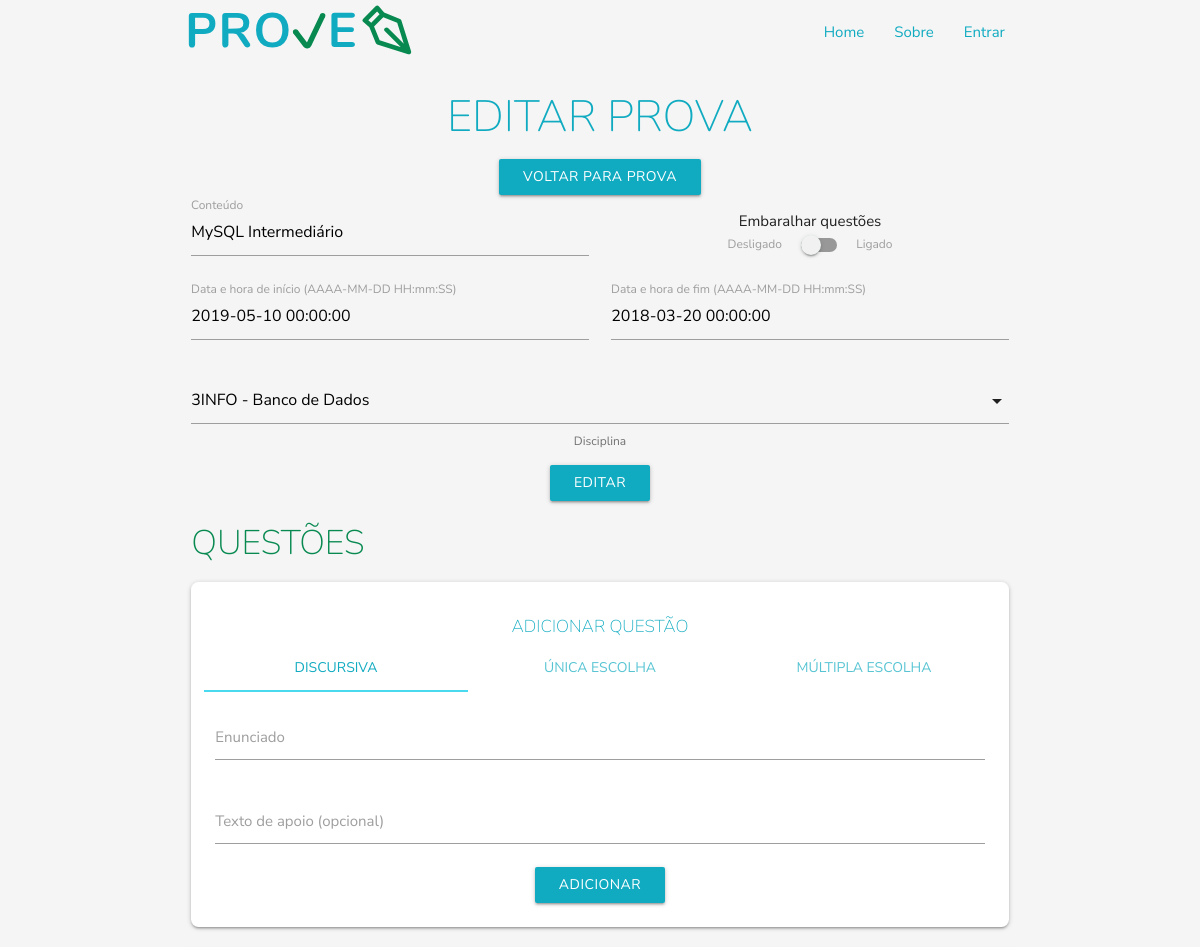
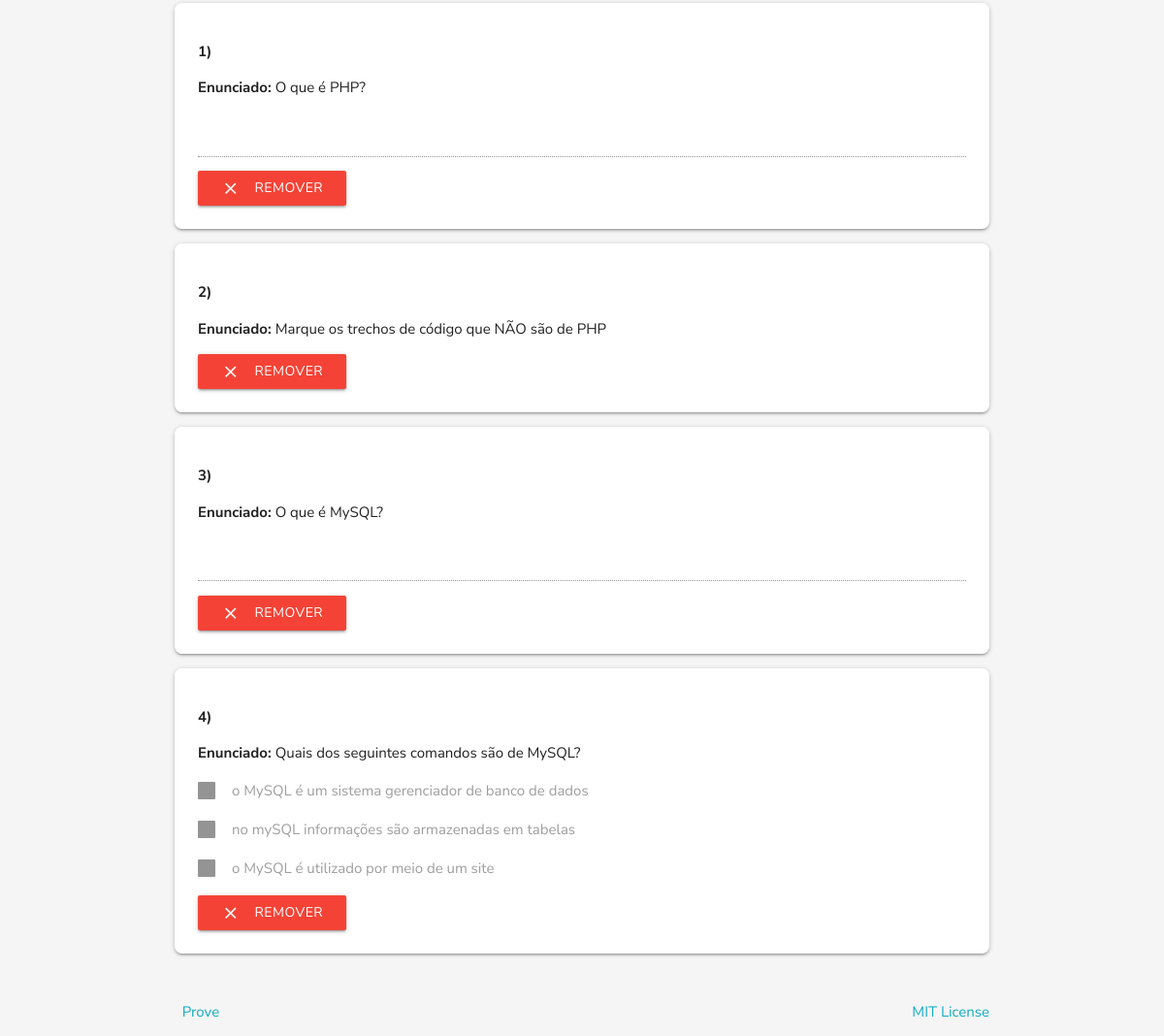
/avaliacao_cadastro.php?codigo=2, run on the app's committed database (2 pictures, top to bottom).
### tables this page shows
CREATE TABLE IF NOT EXISTS `Avaliacoes` (
  `Codigo_Avaliacao` INT NOT NULL AUTO_INCREMENT,
  `Conteudo` VARCHAR(50) NOT NULL,
  `Disciplina_Codigo_Disciplina` INT NOT NULL,
  `Data_Inicio` DATETIME NOT NULL,
  `Data_Fim` DATETIME NOT NULL,
  `Peso` VARCHAR(5) NULL,
  `Embaralhar` TINYINT NULL,
  PRIMARY KEY (`Codigo_Avaliacao`),
  INDEX `fk_Avaliacoes_Disciplina1_idx` (`Disciplina_Codigo_Disciplina` ASC),
  CONSTRAINT `fk_Avaliacoes_Disciplina1`
    FOREIGN KEY (`Disciplina_Codigo_Disciplina`)
    REFERENCES `Disciplinas` (`Codigo_Disciplina`)
    ON DELETE NO ACTION
    ON UPDATE NO ACTION);

CREATE TABLE IF NOT EXISTS `Questao` (
  `Codigo_Questao` INT NOT NULL AUTO_INCREMENT,
  `Enunciado` VARCHAR(100),
  `Texto` TEXT NULL,
  `Tipo_Codigo` INT NOT NULL,
  PRIMARY KEY (`Codigo_Questao`),
  INDEX `fk_Questao_Tipo1_idx` (`Tipo_Codigo` ASC),
  CONSTRAINT `fk_Questao_Tipo1`
    FOREIGN KEY (`Tipo_Codigo`)
    REFERENCES `Tipo` (`Codigo_Tipo`)
    ON DELETE NO ACTION
    ON UPDATE NO ACTION);

### disciplinas_pdo.php (called while the page is built, shortened)
<?php
function selectPDO_discaval ($codigo, $tabela ) {
	try {
		$sql = 'select d.Codigo_Disciplina as "ID Disciplina", d.Nome as "Disciplina", a.Codigo_Avaliacao as "ID Avaliacao", a.Conteudo, a.Data_Inicio, a.Data_Fim, a.Peso, a.Embaralhar
		 FROM avaliacoes a, disciplinas d
		 WHERE d.Codigo_Disciplina = a.Disciplina_Codigo_Disciplina ';
		if($tabela == 'disciplina') {
			$sql .= ' and d.Codigo_Disciplina = '.$codigo;
		} else if ($tabela == 'avaliacao') {
			$sql .=  'and a.Codigo_Avaliacao = '.$codigo;
		}
		$sql .= " ORDER BY a.Data_Fim";
		$consulta = $GLOBALS['pdo']->query($sql);
		$registros = array();
		for ($i = 0; $linha = $consulta->fetch(PDO::FETCH_ASSOC); $i++) {
			$registros[$i] = array();
			array_push($registros[$i], $linha['ID Disciplina']);
			array_push($registros[$i], $linha['Disciplina']);
			array_push($registros[$i], $linha['ID Avaliacao']);
			array_push($registros[$i], $linha['Conteudo']);
			array_push($registros[$i], $linha['Data_Inicio']);
			array_push($registros[$i], $linha['Data_Fim']);
			array_push($registros[$i], $linha['Peso']);
			array_push($registros[$i], $linha['Embaralhar']);
		}
		return $registros;
	} catch (PDOException $e) {
		echo "Erro: ".$e->getMessage();
	}
}
?>

### avaliacao_cadastro.php (the view, shortened to what this page needs)
<!DOCTYPE html>
<?php
	include 'disciplinas_pdo.php';
	include 'avaliacao_pdo.php';
	include 'funcoes.php';
	include 'avaliacao_funcaoFormulario.php';
	if (isset($_POST['codigo']) || isset($_GET['codigo']))
	{
		$acao = 'Editar';
		if (isset($_POST['codigo']))
		{
			$codigo = $_POST['codigo'];
		} else
		{
			$codigo = $_GET['codigo'];
		}
	} else
	{
		$acao = 'Cadastrar';
	}
	$conteudo='';
	$data_inicio='';
	$data_fim='';
	if ($acao == 'Editar' && (isset($_POST['codigo']) || isset($_GET['codigo'])) )
	{
		$registros = selectPDO_discaval($codigo, 'avaliacao');
		$conteudo = $registros[0][3];
		$data_inicio = $registros[0][4];
		$data_fim = $registros[0][5];
	}
?>
<html lang="pt-br">
<head>
	<link href="assets/css/general.css" type="text/css" rel="stylesheet" media="screen,projection"/>
</head>
<body>
	<header>
	</header>
	<main>
		<center>
			<div class="container">
				<div class="row">
					<div class="col s12">
						<h3 class="title prove-text"><?php echo $acao; ?> Prova</h3>
					</div>
					<?php if($acao == 'Editar')
					{ ?>
						<a class="btn waves-light waves-effect" href="avaliacao.php?codigo=<?php echo $codigo ?>">Voltar para prova</a>
					<?php } ?>
					<div class="col s12 container">
						<form action="avaliacao_pdo.php" method="POST">
							<div class="row">
								<div class="input-field col s12 l6">
									<input id="conteudo" name="conteudo" type="text" class="validate" value="<?php echo $conteudo; ?>" />
									<label for="conteudo">Conteúdo</label>
								</div>
								<div class="input-field col s12 l6">
										Embaralhar questões
										<div class="switch">
												<label>
														Desligado
														<span class="lever"></span>
														Ligado
												</label>
										</div>
								</div>
							</div>
							<?php if($acao == 'Cadastrar')
							{ ?>
								<div id="data-cadastro">
									<div class="row">
										<div class="input-field col s12 m6">
											<input id="dataInicio" name="dataInicio" type="text" class="datepicker" />
											<label for="dataInicio">Data de início</label>
										</div>
										<div class="input-field col s12 m6">
											<input id="horarioInicio" name="horarioInicio" type="text" class="timepicker" />
											<label for="horarioInicio">Horário de início</label>
										</div>
									</div>
									<div class="row">
										<div class="input-field col s12 m6">
											<input id="dataFinal" name="dataFinal" type="text" class="datepicker" />
											<label for="dataFinal">Data final</label>
										</div>
										<div class="input-field col s12 m6">
											<input id="horarioFinal" name="horarioFinal" type="text" class="timepicker" />
											<label for="horarioFinal">Horário final</label>
										</div>
									</div>
								</div>
							<?php } else if ($acao == 'Editar')
							{ ?>
								<div id="data-editar">
									<div class="row">
										<div class="input-field col s12 m6">
											<input type="text" name="dataInicio" id="dataInicio" value="<?php echo $data_inicio; ?>">
											<label for="dataInicio">Data e hora de início (AAAA-MM-DD HH:mm:SS)</label>
										</div>
										<div class="input-field col s12 m6">
											<input type="text" name="dataFim" id="dataFim" value="<?php echo $data_fim; ?>">
											<label for="dataFim">Data e hora de fim (AAAA-MM-DD HH:mm:SS)</label>
										</div>
									</div>
								</div>
							<?php } ?>
							<div class="row">
								<div class="input-field col s12">
									<span class="helper-text">Disciplina</label>
								</div>
							</div>
							<div class="row">
								<div class="col s12 center">
									<button type="submit" name="acao" value="<?php echo $acao; ?>" class="waves-effect waves-light btn"><?php echo $acao; ?></a>
								</div>
							</div>
						</form>
					</div>
				</div>
				<?php if($acao == 'Editar')
				{ ?>
					<div class="row">
						<div class="col s12">
							<h4 class="title left prove-text text-verde">Questões</h4>
						</div>
					</div>
					<div class="row">
						<div class="col s12">
							<div class="card-panel">
								<div class="row">
									<h6 class="title prove-text">Adicionar questão</h6>
									<ul class="tabs tabs-fixed-width">
										<li class="tab col s3"><a href="#tab-discursiva">Discursiva</a></li>
										<li class="tab col s3"><a href="#tab-unica">Única Escolha</a></li>
										<li class="tab col s3"><a href="#tab-multipla">Múltipla Escolha</a></li>
									</ul>
									<div id="tab-discursiva" class="col s12">
										<form action="avaliacao_pdo.php" method="POST">
											<div class="row">
												<div class="input-field col s12 margin-top-thin">
													<input id="enunciado" name="enunciado" type="text" class="validate">
													<label for="enunciado">Enunciado</label>
												</div>
												<div class="input-field col s12">
													<input id="texto" name="texto" type="text" class="validate">
													<label for="texto">Texto de apoio (opcional)</label>
												</div>
												<div class="col s12 center">
													<button type="submit" name="acao" value="cadastrar_questao" class="waves-effect waves-light btn">Adicionar</a>
												</div>
											</div>
										</form>
									</div>
								</div>
							</div>
						</div>
					</div>
				<?php } ?>
				<div>
					<?php
						if (isset($codigo))
						{
							gerar_formulario_questoes_visualizar($codigo, 'professor');
						}
					?>
				</div>
			</div>
	</main>
	<footer class="page-footer">
		<div class="footer-copyright">
			<div class="container">
				<span class="left" id="copyright-js"></span> &nbsp; <a target="_blank" href="https://github.com/MateuxLucax/Prove">Prove</a>
				<span class="right"><a target="_blank" href="https://opensource.org/licenses/MIT">MIT License</a></span>
			</div>
		</div>
	</footer>
	</body>
</html>

### avaliacao_funcaoFormulario.php (shortened to what this page needs)
<?php
function gerar_formulario_questoes_visualizar($cod_avaliacao, $modo_view='') {
	$query0 = "SELECT count(Questoes_Codigo_Questao) as 'qtd' FROM Questoes_has_Avaliacoes WHERE Avaliacoes_Codigo_Avaliacao = ".$cod_avaliacao;
	$consulta = $GLOBALS['pdo']->query($query0);
	$linha = $consulta->fetch(PDO::FETCH_ASSOC);
	$qtdQuestoes = $linha['qtd'];
	if($qtdQuestoes > 0)
	{
		$query = "SELECT Q.Codigo_Questao, Q.Texto, Q.Enunciado, Q.Tipo_Codigo FROM Questao Q, Questoes_has_Avaliacoes QA WHERE QA.Avaliacoes_Codigo_Avaliacao = ".$cod_avaliacao." AND QA.Questoes_Codigo_Questao = Q.Codigo_Questao ";
		$consulta = $GLOBALS['pdo']->query($query);
		$questoes = array();
		for ($i = 0; $linha = $consulta->fetch(PDO::FETCH_ASSOC); $i++) {
			$questoes[$i] = array();
			array_push($questoes[$i], $linha['Codigo_Questao']);
			array_push($questoes[$i], $linha['Texto']);
			array_push($questoes[$i], $linha['Enunciado']);
			array_push($questoes[$i], $linha['Tipo_Codigo']);
		}
		$noQuestao = 0;
		for ($i=0; $i < count($questoes); $i++) {
			$noQuestao++;
			echo "<div class='card-panel left-align'>";
				echo "<p><b>".$noQuestao.")</b><p>";
				echo "<p><b>Enunciado: </b> ".$questoes[$i][2]."</p>";
				if ($questoes[$i][3] == 1) {
					echo "<textarea class='materialize-textarea' disabled></textarea>";
				} else {
					if ($questoes[$i][3] == 2) { $tipo = 'radio'; }
					else if ($questoes[$i][3] == 3) { $tipo = 'checkbox'; }
					$query3 = "SELECT Descricao FROM Alternativa WHERE Questao_Codigo = ".$questoes[$i][0];
					$consulta = $GLOBALS['pdo']->query($query3);
					$alternativas = array();
					for ($j = 0; $linha = $consulta->fetch(PDO::FETCH_ASSOC); $j++) {
						array_push($alternativas, $linha['Descricao']);
					}
					for ($j=0; $j < count($alternativas); $j++) {
						echo "<p>
							<label>
								<input type=".$tipo." disabled/>
								<span>".$alternativas[$j]."</span>
							</label>
						</p>";
					}
				}
				if($modo_view == 'professor')
				{
					echo "<a class='btn red waves-effect waves-light' href='avaliacao_pdo.php?acao=deletar_questao&q=".$questoes[$i][0]."&a=".$cod_avaliacao."'><i class='material-icons left'>close</i>Remover</a>";
				}
			echo "</div>";
		}
	} else
	{
		echo '<div><i>A avaliação ainda não tem questões.</i></div>';
	}
}
?>

### data on the page
avaliacoes: conteudo "MySQL Intermediário", dataInicio "2019-05-10 00:00:00", dataFim "2018-03-20 00:00:00"
questao: Enunciado "O que é PHP?"
questao: Enunciado "Marque os trechos de código que NÃO são de PHP"
questao: Enunciado "O que é MySQL?"
questao: Enunciado "Quais dos seguintes comandos são de MySQL?", j "o MySQL é um sistema gerenciador de banco de dados", j "no mySQL informações são armazenadas em tabelas", j "o MySQL é utilizado por meio de um site"

### other printed values
$acao "EDITAR"
